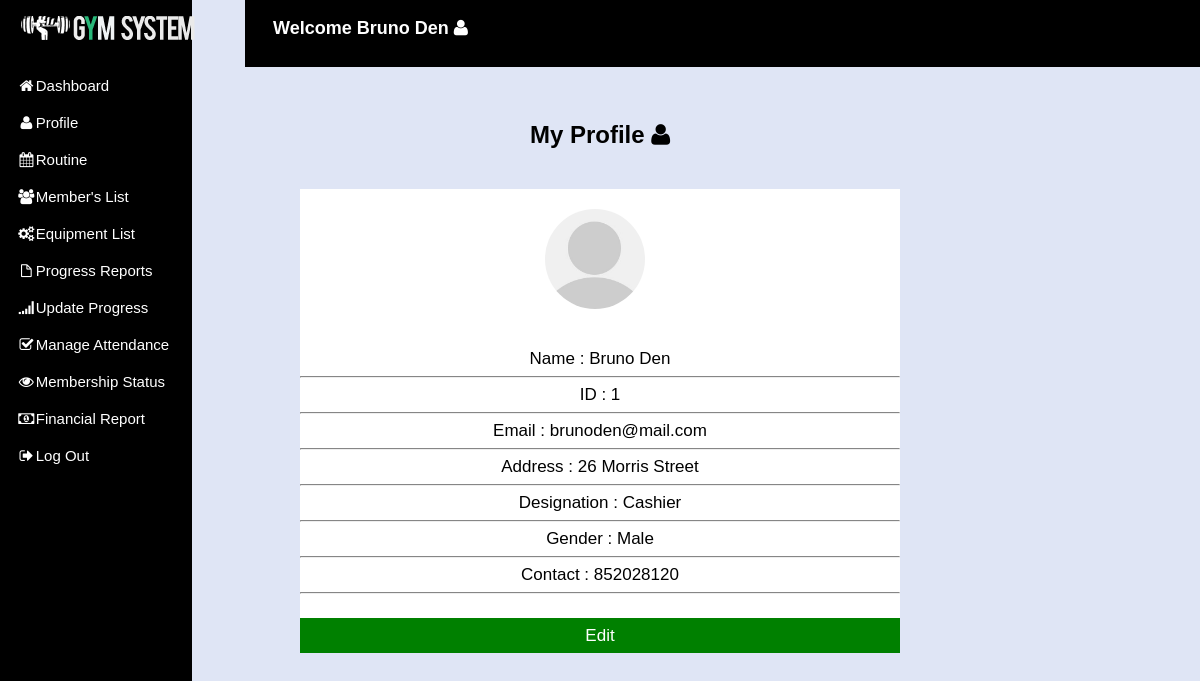
The app's page /crudapp/apurbo/staff-pages/profile.php (signed in) with its own data.
### tables this page shows
CREATE TABLE `staffs` (
  `staff_id` int NOT NULL AUTO_INCREMENT,
  `username` varchar(50) NOT NULL,
  `password` varchar(50) NOT NULL,
  `email` varchar(50) NOT NULL,
  `fullname` varchar(50) NOT NULL,
  `address` varchar(20) NOT NULL,
  `designation` varchar(20) NOT NULL,
  `gender` varchar(10) NOT NULL,
  `contact` int(10) NOT NULL,
   PRIMARY KEY (staff_id)    
);

### crudapp/apurbo/staff-pages/profile.php (the view, shortened to what this page needs)
<?php
include 'dbcon.php';
?>
<!DOCTYPE html>
<html lang="en">
<head>
<link rel="stylesheet" href="css/profile-style.css?v=<?php echo time(); ?>">
<link rel="stylesheet" href="../css/matrix-style.css" />
 <link rel="stylesheet"  href= "https://cdnjs.cloudflare.com/ajax/libs/font-awesome/6.7.1/css/all.min.css"/>
<link href="../font-awesome/css/font-awesome.css" rel="stylesheet" />
<link rel="stylesheet" href="../css/jquery.gritter.css" />
</head>
    <body>
        <?php $page="dashboard"; include 'includes/navbar.php'?>
<h1 class="text" style="text-align:center; color:black; margin-top:40px;">My Profile <i class="icon icon-user"></i></h1>
        <div class="container">
   <div class="wrapper">
      <?php
         $select = mysqli_query($con, "SELECT * FROM `staffs` WHERE staff_id = '$user_id'") or die('query failed');
         if(mysqli_num_rows($select) > 0){
            $fetch = mysqli_fetch_assoc($select);
         }
         if($fetch['image'] == ''){
            echo '<img src="images/default-avatar.png">';
         }else{
            echo '<img height=110 width=120 src="uploaded_img/'.$fetch['image'].'">';
         }
      ?>
      <ul>
          <li><?php echo 'Name : '. $fetch['fullname']; ?></li>
          <hr>
          <li><?php echo 'ID : '. $fetch['staff_id']; ?></li>
          <hr>
          <li><?php echo 'Email : '. $fetch['email']; ?></li>
          <hr>
          <li><?php echo 'Address : '. $fetch['address']; ?></li>
          <hr>
          <li><?php echo 'Designation : '. $fetch['designation']; ?></li>
          <hr>
          <li><?php echo 'Gender : '. $fetch['gender']; ?></li>
          <hr>
          <li><?php echo 'Contact : '. $fetch['contact']; ?></li>
          <hr>
       </ul>
       <br>
      <a href="update_profile.php" class="btn">Edit</a>
            </div>
</div>
</body>
</html>

### crudapp/apurbo/staff-pages/includes/navbar.php (shortened to what this page needs)
<?php
$user_id = $_SESSION['user_id'];
?>
<div class="side-menu">
<div id="header">
  <h1>Perfect Gym</h1>
</div>
    <ul>
    <li><a href="index.php"><i class="icon icon-home"></i>Dashboard</a></li>
    <li><a href="profile.php"><i class="icon icon-user"></i>Profile</a></li>
    <li><a href="routine.php"><i class="icon icon-calendar"></i>Routine</a></li>
    <li><a href="members-list.php"><i class="icon icon-group"></i>Member's List</a></li>
    <li><a href="equipment-list.php"><i class="icon icon-cogs"></i>Equipment List</a></li>
    <li><a href="report.php"><i class="icon icon-file"></i> Progress Reports</a></li>
    <li><a href="member-progress.php"><i class="icon icon-signal"></i>Update Progress</a></li>
    <li><a href="attendance.php"><i class="icon icon-check"></i>Manage Attendance</a></li>
    <li><a href="membership.php"><i class="icon icon-eye-open"></i>Membership Status</a></li>
    <li><a href="finance.php"><i class="icon icon-money"></i>Financial Report</a></li>
    <li><a href="../logout.php"><i class="icon icon-signout"></i>Log Out</a></li>
    </ul>
    </div>
             <?php include "dbcon.php";
                     $qry="SELECT * FROM staffs WHERE staff_id = '$user_id'";
                    $result=mysqli_query($con,$qry);
            while($row=mysqli_fetch_array($result)){ ?>
<div class="main">
<header>
    <h2>Welcome <?php echo $row['fullname']; ?>&nbsp;<i class="icon icon-user"></i></h2>
</header>
</div>
<?php } ?>
    <li class="<?php if($page=='dashboard'){ echo 'active'; }?>"><a href="index.php"><i class="icon icon-home"></i> <span>Dashboard</span></a> </li>

### crudapp/apurbo/staff-pages/css/profile-style.css (style rules this page uses)
* { margin: 0; padding: 0; box-sizing: border-box; font-family: "Popins", sans-serif; }
body { min-height: 100vh; background: #dfe5f5; width: 100%; overflow: auto; }
li { list-style: none;. }
.side-menu { position: fixed; background: black; width: 16vw; min-height: 100vh; display: flex; flex-direction: column; user-select: none; }
.side-menu li a { font-size: 15px; padding: 10px 17px; color: white; display: flex; align-items: center; text-decoration: none; }
.main { margin-left: 245px; }
header { display: flex; justify-content: space-between; padding: 1.75rem; background-color: black; color: white; user-select: none; }
.wrapper { width: 600px; height: auto; margin: 0 auto; color: black; margin-top: 40px; line-height: 2; background: white; }
.container .wrapper img { height: 100px; width: 100px; border-radius: 50%; object-fit: cover; margin-bottom: 5px; margin-left: 245px; margin-top: 20px; }
.container .wrapper ul { color: black; font-size: 17px; margin: auto; margin-top: 20px; text-align: center; }
.container .wrapper .btn { display: block; height:35px; width: 100%; font-size: 17px; background: green; text-align: center; border: 1px solid green; outline: none; cursor: pointer; text-decoration: none; color: white; margin-top: 20px; margin: auto; }

### crudapp/apurbo/css/matrix-style.css (style rules this page uses)
* { outline: none !important; -moz-outline: none !important; }
html, body { height: 100%; }
body { overflow-x: hidden; margin-top: -10px; font-family: "Open Sans", sans-serif; font-size: 12px; color: #666; }
a { color: #666; }
select, textarea, input[type="text"], input[type="password"], input[type="datetime"], input[type="datetime-local"], input[type="date"], input[type="month"], input[type="time"], input[type="week"], input[type="number"], input[type="email"], input[type="url"], input[type="search"], input[type="tel"], input[type="color"], .uneditable-input, .label, .dropdown-menu, .btn, .well, .progress, .table-bordered, .btn-group > .btn:first-child, .btn-group > .btn:last-child, .btn-group > .btn:last-child, .btn-group > .dropdown-toggle, .alert { border-radius: 0px; }
.btn, textarea, input[type="text"], input[type="password"], input[type="datetime"], input[type="datetime-local"], input[type="date"], input[type="month"], input[type="time"], input[type="week"], input[type="number"], input[type="email"], input[type="url"], input[type="search"], input[type="tel"], input[type="color"], .uneditable-input { box-shadow: none; }
.progress, .progress-success .bar, .progress .bar-success, .progress-warning .bar, .progress .bar-warning, .progress-danger .bar, .progress .bar-danger, .progress-info .bar, .progress .bar-info, .btn, .btn-primary { background-image: none; }
hr { border-top-color: #dadada; }
#header { height: 77px; position: relative; width: 100%; z-index: -9; }
#header h1 { background: url("../img/icontest3.png") no-repeat scroll 0 0 transparent; height: 31px; left: 20px; line-height: 600px; overflow: hidden; position: relative; top: 26px; width: 191px; }

### records on screen
staffs: fullname "Bruno Den", staff_id "1", email "brunoden@mail.com", address "26 Morris Street", designation "Cashier", gender "Male", contact "852028120"
